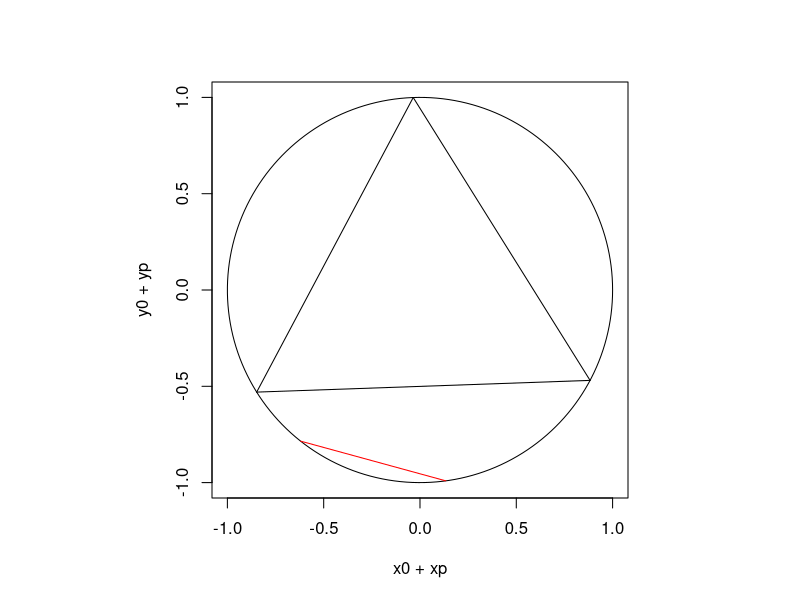

Write the R code that produced this figure.
# Illustrates the Betrand paradox with a triangle in circle.
# See, for example, the Wikipedia article:
# https://en.wikipedia.org/wiki/Bertrand_paradox_(probability)
# Author: H. Paul Keeler, 2019.
# Website: hpaulkeeler.com
# Repository: github.com/hpaulkeeler/posts

r=1; #circle radius
x0=0; y0=0; #centre of circle

#points for circle
t=seq(0,2*pi,len=200);
xp=r*cos(t); yp=r*sin(t);

#angles of triangle corners
thetaTri1=2*pi*runif(1);
thetaTri2=thetaTri1+2*pi/3;
thetaTri3=thetaTri1-2*pi/3;
#points for equalateral triangle
xTri1=x0+r*cos(thetaTri1);yTri1=x0+r*sin(thetaTri1);
xTri2=x0+r*cos(thetaTri2);yTri2=x0+r*sin(thetaTri2);
xTri3=x0+r*cos(thetaTri3);yTri3=x0+r*sin(thetaTri3);

#angles of chords 
thetaChord1=2*pi*runif(1);
thetaChord2=2*pi*runif(1);
#points chord
xChord1=x0+r*cos(thetaChord1);yChord1=x0+r*sin(thetaChord1);
xChord2=x0+r*cos(thetaChord2);yChord2=x0+r*sin(thetaChord2);

#Plotting
#draw circle
par(pty="s"); #use square plotting region
plot(x0+xp,y0+yp,type="l", col='black');

#draw triangle
lines(c(xTri1,xTri2),c(yTri1,yTri2));
lines(c(xTri2,xTri3),c(yTri2,yTri3));
lines(c(xTri3,xTri1),c(yTri3,yTri1));

#draw chord
lines(c(xChord1,xChord2),c(yChord1,yChord2),col='red');